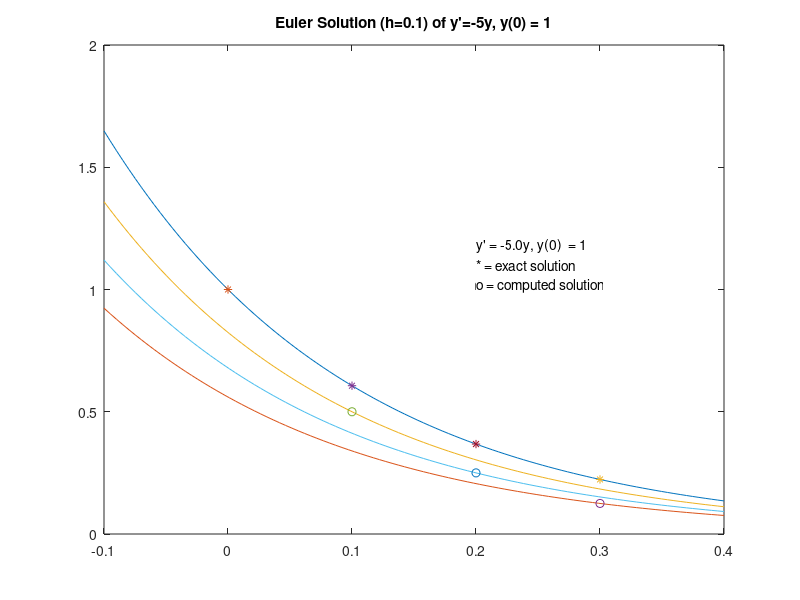

Write MATLAB code to recreate this figure.
% Script File: ShowTrunc
% Illustrates local truncation error

close all
a=-5;
h=.1;
y0=1;
t = linspace(-h,4*h,100);
clf
y = exp(a*t);
plot(t,y)
text(.2,1.18,sprintf('y'' = %4.1fy, y(0)  = 1',a))
text(.2,1.1,'* = exact solution')
text(.2,1.02,'o = computed solution')
hold on
plot(0,y0,'*')
y1 = (1 + a*h)*y0;
y = (y1/exp(a*h))*exp(a*t);
plot(t,y)
plot(h,exp(a*h),'*')
plot(h,(y1/exp(a*h))*exp(a*h),'o')
pause(1)
y2 = (1 + a*h)*y1;
y = (y2/exp(2*a*h))*exp(a*t);
plot(t,y)
plot(2*h,exp(a*2*h),'*')
plot(2*h,(y2/exp(2*a*h))*exp(a*2*h),'o')
y3 = (1 + a*h)*y2;
y = (y3/exp(3*a*h))*exp(a*t);
plot(t,y)
plot(3*h,exp(a*3*h),'*')
plot(3*h,(y3/exp(3*a*h))*exp(a*3*h),'o')
hold off

%
title('Euler Solution (h=0.1) of y''=-5y, y(0) = 1')